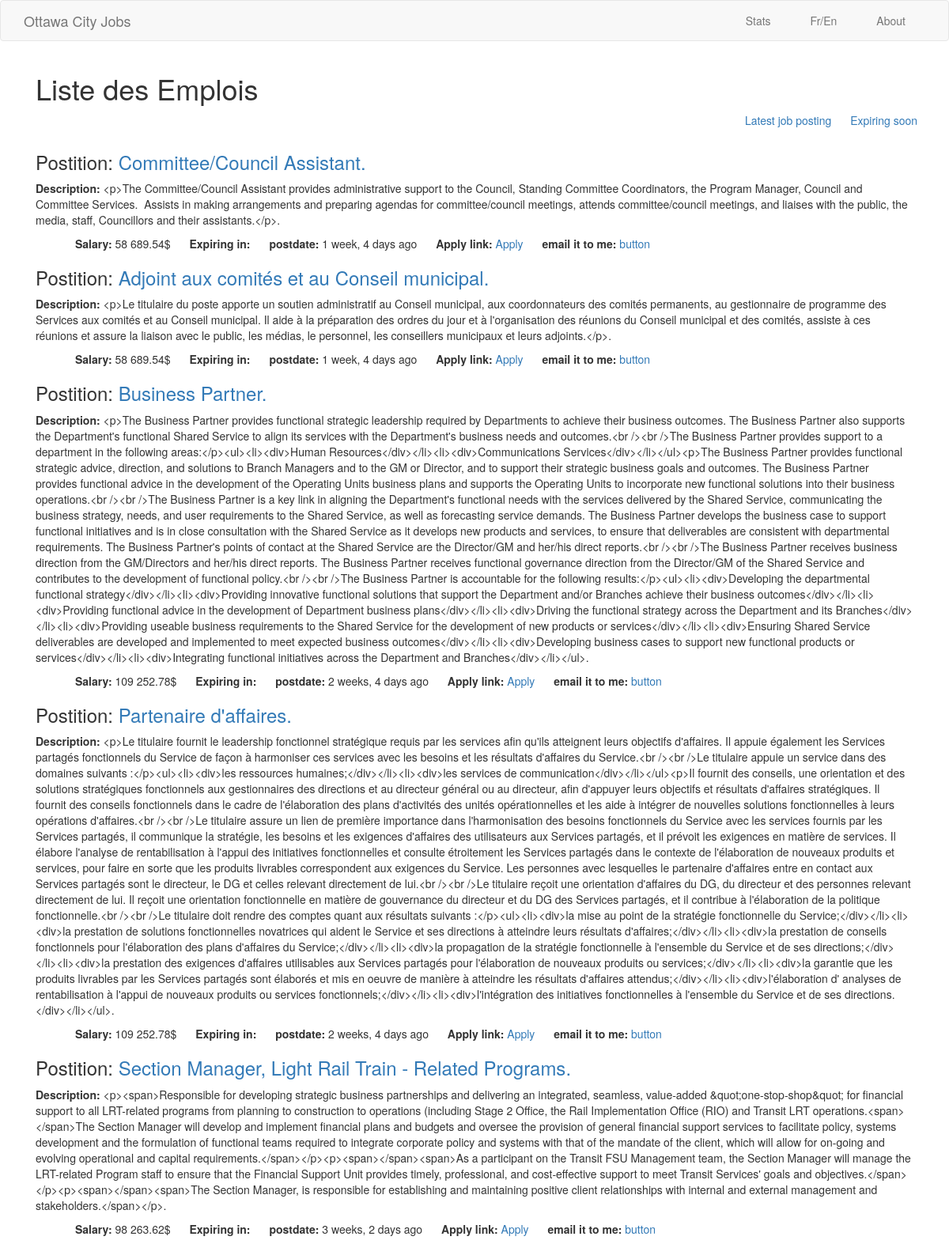
/emplois/latest (upper part), run on the app's committed database.
### emplois/models.py (models this page shows, shortened)
@python_2_unicode_compatible
class Job(models.Model):
    FRENCH = 'FR'
    ENGLISH = 'EN'
    LANGUAGE_CHOICE = (
            (FRENCH, 'Francais'),
            (ENGLISH, 'English'),
            )
    joburl = models.URLField(max_length=250, blank=True, null=True)
    expirydate = models.DateField(auto_now=True, blank=True, null=True)
    salarymax = models.CharField(max_length=40, blank=True, null=True)
    name = models.CharField(max_length=40, blank=True, null=True)
    language = models.CharField(max_length=2, choices=LANGUAGE_CHOICE, default=ENGLISH)
    position = models.CharField(max_length=150, blank=True, null=True)
    jobref = models.CharField(max_length=30, unique=True, blank=True, null=True)
    job_summary = models.TextField(blank=True, null=True)
    pub_date = models.DateTimeField(auto_now=True, blank=True, null=True)
    timestamps = models.DateTimeField(auto_now_add=True, blank=True)

### emplois/views.py (the view)
class LatestView(generic.ListView):
    template_name='emplois/latest.html'
    context_object_name='latest_jobs_list'
    def get_queryset(self):
       return Job.objects.order_by('-pub_date')

### emplois/templates/emplois/latest.html
{% extends "base.html" %}
{% load humanize %}
{% load analytical %}
	{% block content %}
	<h1>Liste des Emplois</h1>
	<div class="row text-right">
		<ul>
			<li><a href="{% url 'emplois:latest' %}">Latest job posting</a></li>
			<li><a href="{% url 'emplois:expire' %}">Expiring soon</a></li>
		</ul>
	</div>
	{% for emploi in latest_jobs_list %}
		<h3>Postition: <a href="{% url 'emplois:detail' emploi.id %}">{{ emploi.position }}.</a></h3>
		<p><strong>Description: </strong>{{ emploi.job_summary }}.</p>
		<ul>
			<li><strong>Salary: </strong>{{ emploi.salarymax | intcomma }}$</li>
			<li><strong>Expiring in: </strong>{{ emploi.expiredate | naturaltime}}</li>
			<li><strong>postdate: </strong> {{ emploi.pub_date| naturaltime }}</li>
			<li><strong>Apply link: </strong> <a href="{{ emploi.job_url }}" target="_blank">Apply</a></li>
			<li><strong>email it to me: </strong> <a href="#">button</a></li>
		</ul>
	{% endfor %}
	{% endblock %}

### emplois/templates/base.html (style rules this page uses)
ul li { display: inline; list-style: none; padding-left: 10px; padding-right: 10px; }

### data on the page
Job: position "Committee/Council Assistant", job_summary "<p>The Committee/Council Assistant provides administrative support to the Council, Standing Committee Coordinators, the Program Manager, Council and Committee Services. Assists in making arrangements and preparing agendas for committee/council meetings, attends committee/council meetings, and liaises with the public, the media, staff, Councillors and their assistants.</p>", salarymax "58 689.54", pub_date "1 week, 4 days ago"
Job: position "Adjoint aux comités et au Conseil municipal", job_summary "<p>Le titulaire du poste apporte un soutien administratif au Conseil municipal, aux coordonnateurs des comités permanents, au gestionnaire de programme des Services aux comités et au Conseil municipal. Il aide à la préparation des ordres du jour et à l'organisation des réunions du Conseil municipal et des comités, assiste à ces réunions et assure la liaison avec le public, les médias, le personnel, les conseillers municipaux et leurs adjoints.</p>", salarymax "58 689.54", pub_date "1 week, 4 days ago"
Job: position "Business Partner", job_summary "<p>The Business Partner provides functional strategic leadership required by Departments to achieve their business outcomes. The Business Partner also supports the Department's functional Shared Service to align its services with the Department's business needs and outcomes.<br /><br />The Business Partner provides support to a department in the following areas:</p><ul><li><div>Human Resources</div></li><li><div>Communications Services</div></li></ul><p>The Business Partner provides functional strategic advice, direction, and solutions to Branch Managers and to the GM or Director, and to support their strategic business goals and outcomes. The Business Partner provides functional advice in…", salarymax "109 252.78", pub_date "2 weeks, 4 days ago"
Job: position "Partenaire d'affaires", job_summary "<p>Le titulaire fournit le leadership fonctionnel stratégique requis par les services afin qu'ils atteignent leurs objectifs d'affaires. Il appuie également les Services partagés fonctionnels du Service de façon à harmoniser ces services avec les besoins et les résultats d'affaires du Service.<br /><br />Le titulaire appuie un service dans des domaines suivants :</p><ul><li><div>les ressources humaines;</div></li><li><div>les services de communication</div></li></ul><p>Il fournit des conseils, une orientation et des solutions stratégiques fonctionnels aux gestionnaires des directions et au directeur général ou au directeur, afin d'appuyer leurs objectifs et résultats d'affaires…", salarymax "109 252.78", pub_date "2 weeks, 4 days ago"
Job: position "Section Manager, Light Rail Train - Related Programs", job_summary "<p><span>Responsible for developing strategic business partnerships and delivering an integrated, seamless, value-added &quot;one-stop-shop&quot; for financial support to all LRT-related programs from planning to construction to operations (including Stage 2 Office, the Rail Implementation Office (RIO) and Transit LRT operations.<span> </span>The Section Manager will develop and implement financial plans and budgets and oversee the provision of general financial support services to facilitate policy, systems development and the formulation of functional teams required to integrate corporate policy and systems with that of the mandate of the client, which will allow for on-going and evolving…", salarymax "98 263.62", pub_date "3 weeks, 2 days ago"
